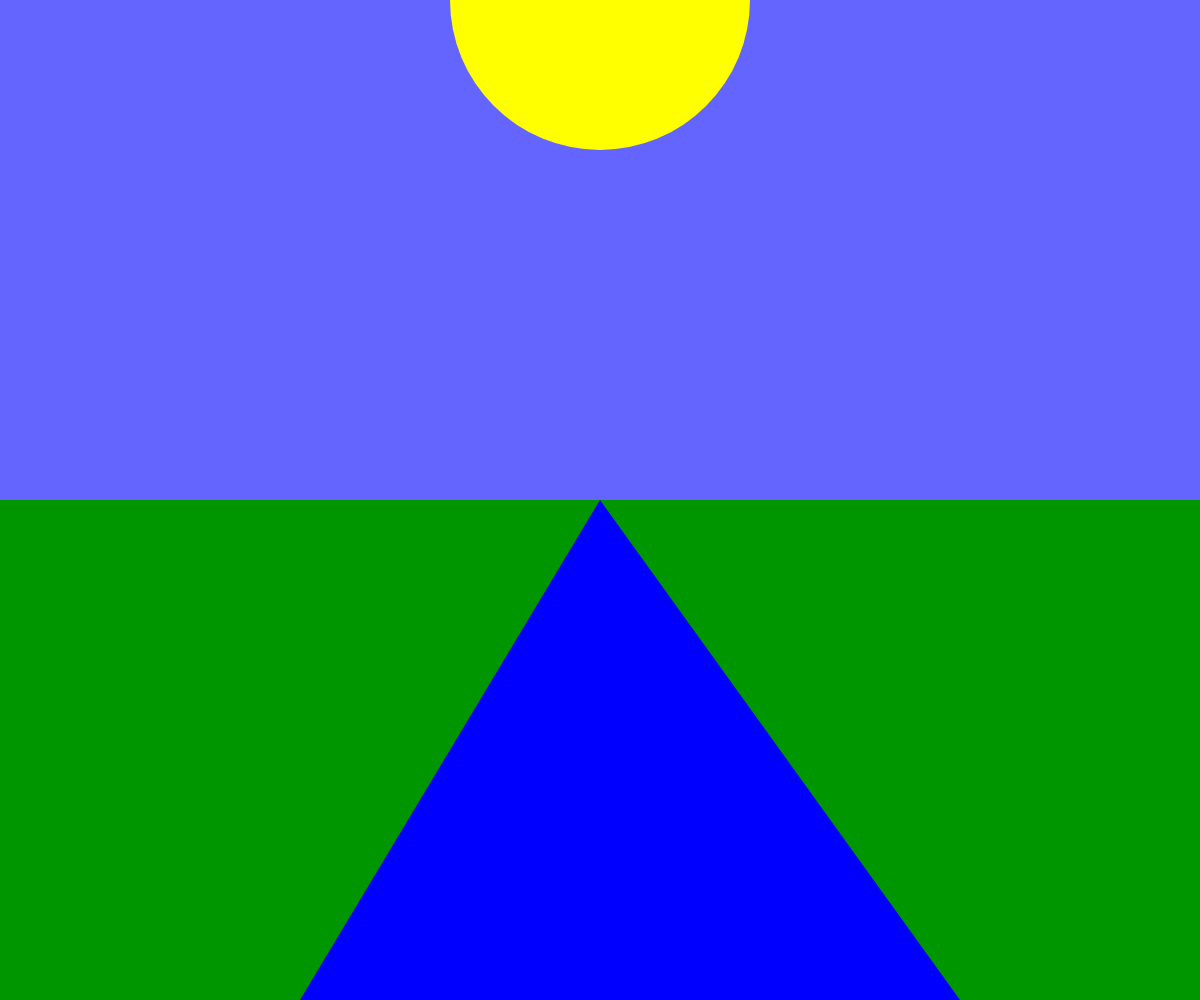
Frame 1 (no input)
Frame 60 (no input): identical to frame 1, image omitted
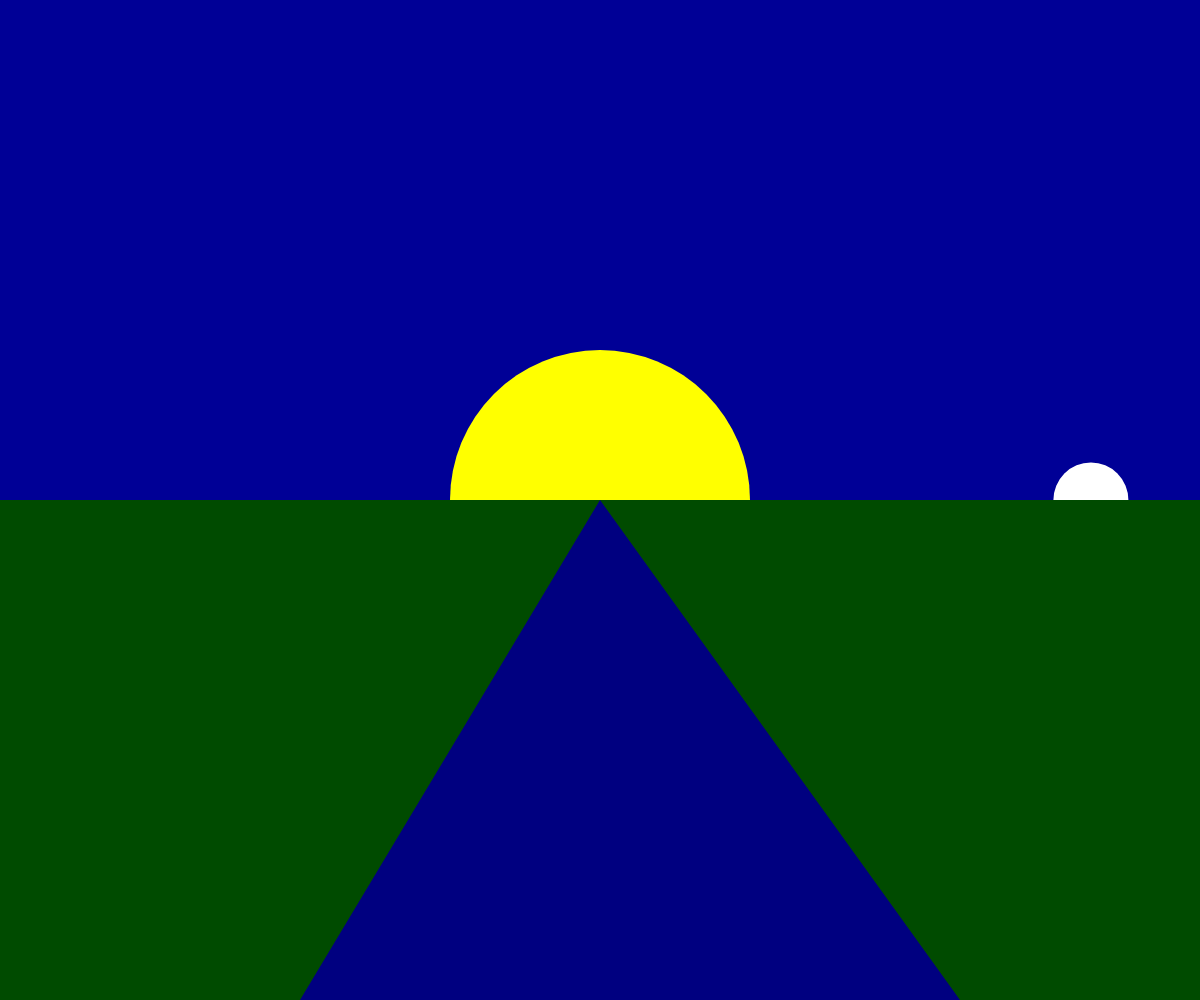
Frame 120 (the mouse pressed at the canvas centre since frame 60)

The p5.js sketch that drew these frames (run headless with seeded random() and noise() and a simulated clock; from frame 60 on, the mouse is pressed at the canvas centre):

// p5.js sketch
// ── sketch.js

let g = 150
let b = 255
let grad
let grad2 
function setup() {
  createCanvas(windowWidth,windowHeight);

}

function draw() {
  noStroke()
  noCursor()
  fill(255, 255, 0);
  let grad = map(mouseY , 0, height, 0, 255);
  let grad2 = map(mouseY, 0, height, 0, 150)
  if(mouseY < height/1.5) {
    background(0, 0, 150);
  } else {
    background(0, 0, 100);
  }
  if(mouseY < height/3) {
    background(100, 100, 255);
  }
  fill(255, 255, 0);
  circle(width/2, mouseY, 300);
  fill(255, 255, 255);
  circle(width/1.1, height - mouseY, 75);
  fill(0, g - grad2, 0);
  rect(0, height/2, width, height/2);
  fill(0, 0, b - grad );
  triangle(width/4, height, width/2, height/2, width/1.25, height,);
  
}
